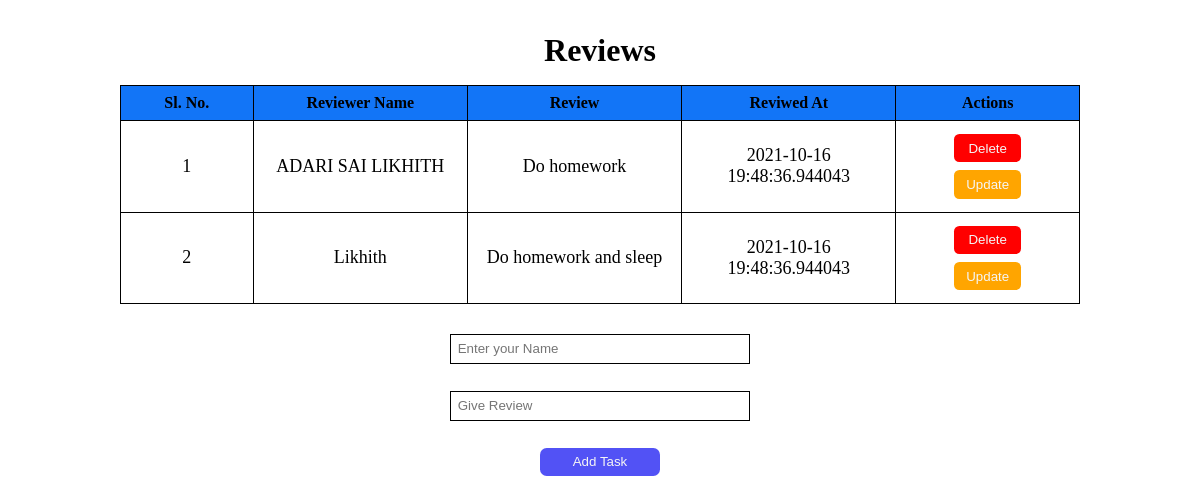
Before: / with the older database file.
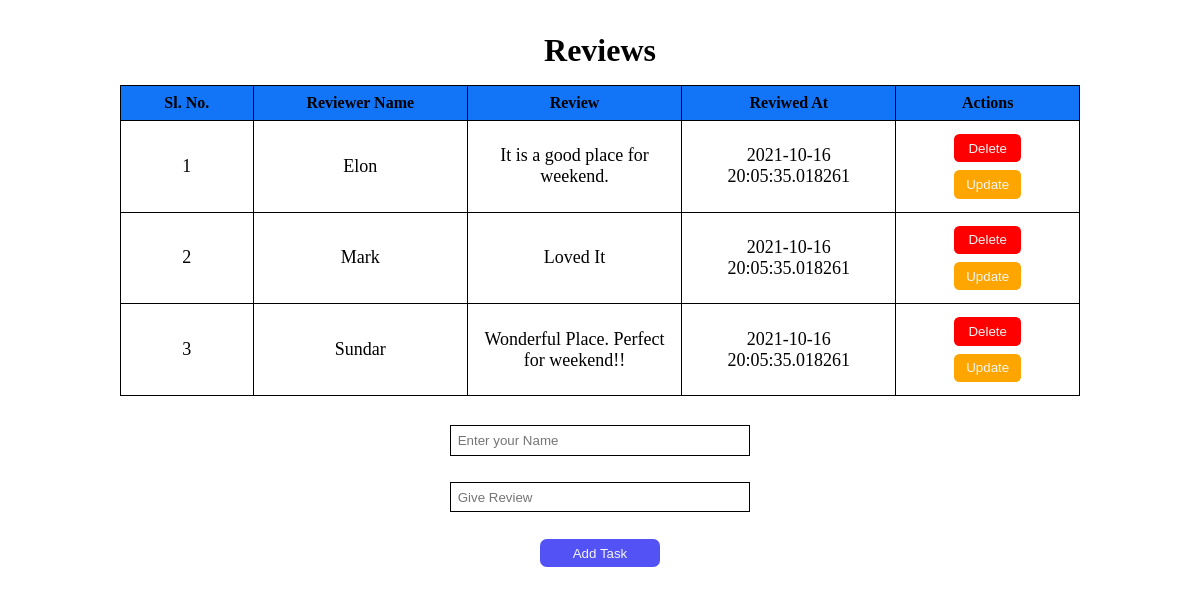
After: the same page with the newer database file.
### app.py (models this page shows, shortened)
class Todo(db.Model):
    id = db.Column(db.Integer, primary_key=True)
    name = db.Column(db.String(200), unique=True)
    content = db.Column(db.String(200), nullable=False)
    dateCreated = db.Column(db.DateTime, default=datetime.now())

### app.py (the view)
@app.route("/", methods=['POST', 'GET'])
def index():
    if request.method == "POST":
        name = request.form["name"]
        task_content = request.form["content"]
        new_task = Todo(name=name, content=task_content)
        db.session.add(new_task)
        db.session.commit()
        return redirect("/")
    else:
        tasks = Todo.query.order_by(Todo.id).all()
        return render_template("index.html", tasks=tasks)

### templates/index.html
{% extends "base.html" %}
{% block body %}
    <div class="container">
        <h1>Reviews</h1>
        {% if tasks|length < 1 %}
            <h5>There are no Tasks. Add them now below.</h5>
        {% else %}
            <table>
                <thead>
                    <tr>
                        <th>Sl. No.</th>
                        <th>Reviewer Name</th>
                        <th>Review</th>
                        <th>Reviwed At</th>
                        <th>Actions</th>
                    </tr>
                </thead>
                <tbody>
                {% for i in range(tasks | length) %}
                    <tr>
                        <td>{{ i+1 }}</td>
                        <td>{{ tasks[i].name }}</td>
                        <td>{{ tasks[i].content }}</td>
                        <td>{{ tasks[i].dateCreated }}</td>
                        <td>
                            <button><a href="/delete/{{ tasks[i].id }}">Delete</a></button>
                            <br />
                            <button><a href="/update/{{ tasks[i].id }}">Update</a></button>
                        </td>
                    </tr>
                {% endfor %}
                </tbody>
            </table>
        {% endif %}
        <form action="/" method="post">
            <input type="text" name="name" id="name" placeholder="Enter your Name">
            <input type="text" name="content" id="content" placeholder="Give Review">
            <input class="submit-btn" type="submit" value="Add Task">
        </form>
    </div>
{% endblock %}

### templates/base.html (shortened to what this page needs)
<!DOCTYPE html>
<html>
<head>
    <link rel='stylesheet' type='text/css' media='screen' href='{{ url_for("static", filename="css/main.css") }}'>
</head>
<body>
    {% block body %} {% endblock %}
</body>
</html>

### static/css/main.css (style rules this page uses)
* { padding: 0; margin: 0; box-sizing: border-box; }
.container { width: 100%; display: flex; flex-direction: column; align-items: center; justify-content: center; margin-top: 2em; }
table, th, td { border: 1px solid black; }
table { width: 80%; border-collapse: collapse; margin: 1em; }
thead { background-color: rgb(18, 117, 247); }
th, td { padding: .5em; text-align: center; max-width: 100px; word-wrap: break-word; }
td { font-size: large; }
td > button { padding: .5em; width: 5em; margin: .3em 0; background-color: orange; border: none; outline: none; border-radius: .4em; }
td > button:nth-child(1) { background-color: red; }
td > button > a { text-decoration: none; color: whitesmoke; }
form { width: 50%; display: flex; flex-direction: column; align-items: center; }
input { width: 50%; padding: .5em; border: 1px solid black; margin: 1em 0; }
.submit-btn { min-width: 5em; width: 20%; background-color: rgb(82, 82, 245); color: whitesmoke; border: none; outline: none; border-radius: .5em; }

Changed rows visible on the page:
added Todo: name "Sundar", content "Wonderful Place. Perfect for weekend!!", dateCreated "2021-10-16 20:05:35.018261"
Other visible differences:
new list line: "1 Delete Update"
new list line: "Elon It is a good place for weekend. 2021-10-16 20:05:35.018261"
new list line: "2 Delete Update"
new list line: "Mark Loved It 2021-10-16 20:05:35.018261"
new list line: "3 Delete Update"
list line gone: "1 Delete Update"
list line gone: "ADARI SAI LIKHITH Do homework 2021-10-16 19:48:36.944043"
list line gone: "2 Delete Update"
list line gone: "Likhith Do homework and sleep 2021-10-16 19:48:36.944043"
